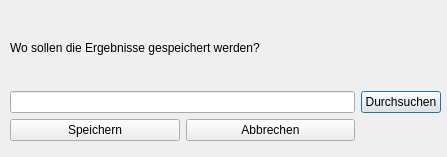
<?xml version="1.0" encoding="UTF-8"?>
<ui version="4.0">
 <class>fenster_datenausgabe</class>
 <widget class="QDialog" name="fenster_datenausgabe">
  <property name="geometry">
   <rect>
    <x>0</x>
    <y>0</y>
    <width>447</width>
    <height>157</height>
   </rect>
  </property>
  <property name="windowTitle">
   <string>Datenauswahl</string>
  </property>
  <widget class="QWidget" name="gridLayoutWidget">
   <property name="geometry">
    <rect>
     <x>10</x>
     <y>10</y>
     <width>431</width>
     <height>131</height>
    </rect>
   </property>
   <layout class="QGridLayout" name="gridLayout">
    <item row="0" column="0">
     <widget class="QLabel" name="label">
      <property name="text">
       <string>Wo sollen die Ergebnisse gespeichert werden?</string>
      </property>
     </widget>
    </item>
    <item row="1" column="0">
     <widget class="QLineEdit" name="textfeld_datenausgabe"/>
    </item>
    <item row="1" column="1">
     <widget class="QPushButton" name="button_datenausgabe_durchsuchen">
      <property name="text">
       <string>Durchsuchen</string>
      </property>
     </widget>
    </item>
    <item row="2" column="0">
     <layout class="QHBoxLayout" name="horizontalLayout_2">
      <item>
       <widget class="QPushButton" name="button_speichern">
        <property name="text">
         <string>Speichern</string>
        </property>
       </widget>
      </item>
      <item>
       <widget class="QPushButton" name="button_abbrechen">
        <property name="text">
         <string>Abbrechen</string>
        </property>
       </widget>
      </item>
     </layout>
    </item>
   </layout>
  </widget>
 </widget>
 <resources/>
 <connections/>
</ui>
